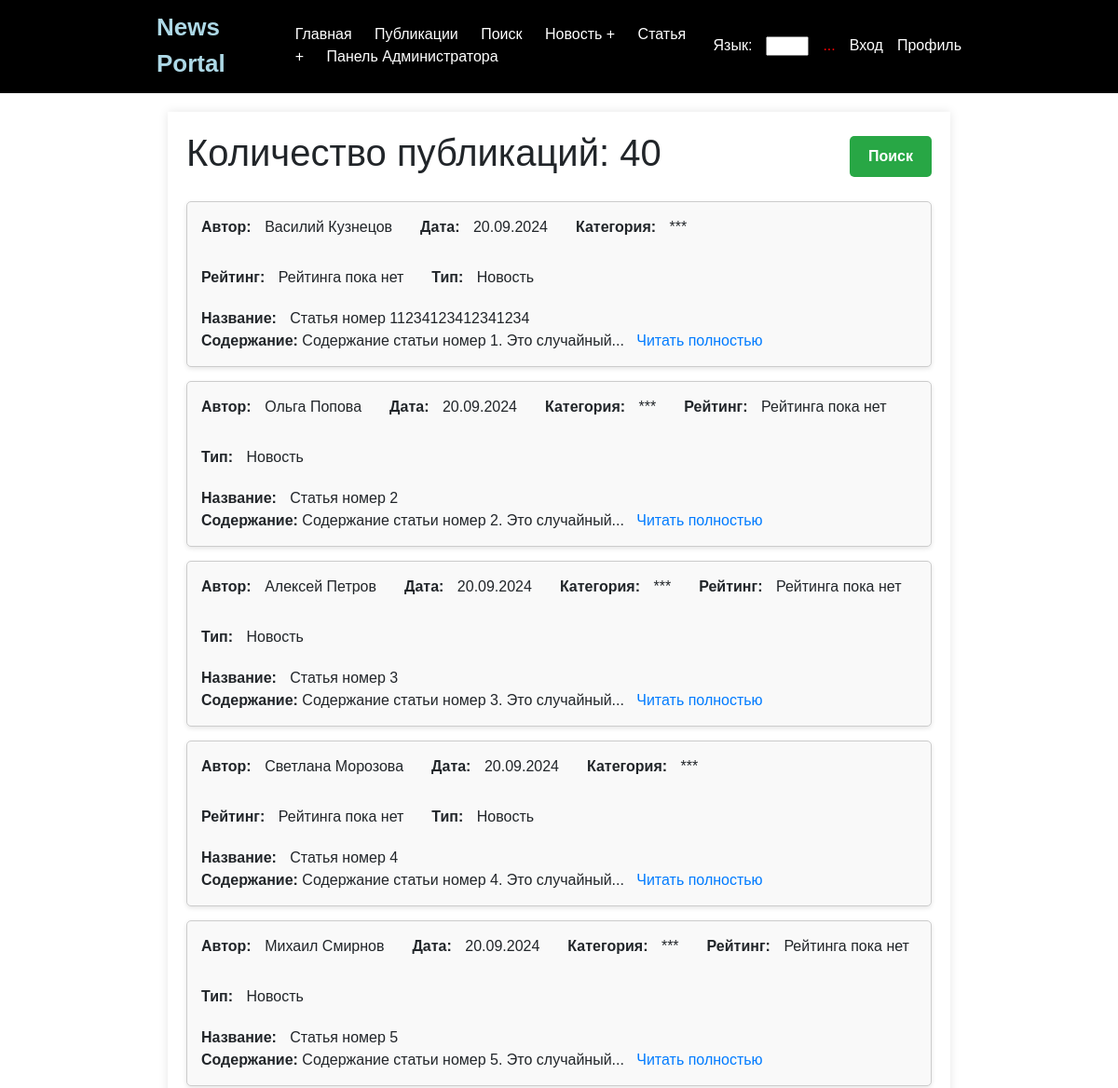
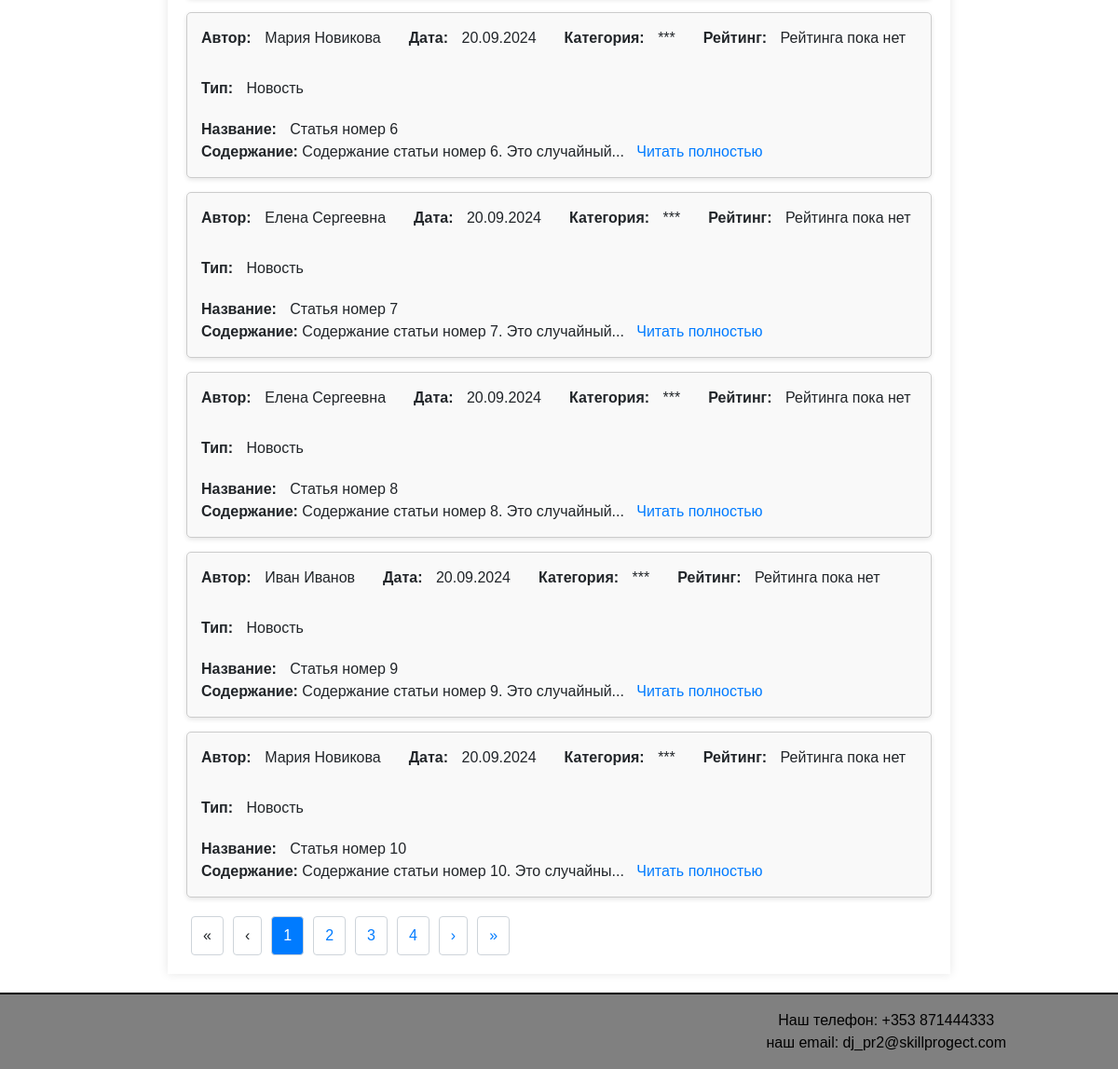
The page /news/ on the database as committed earlier (2 pictures, top to bottom).
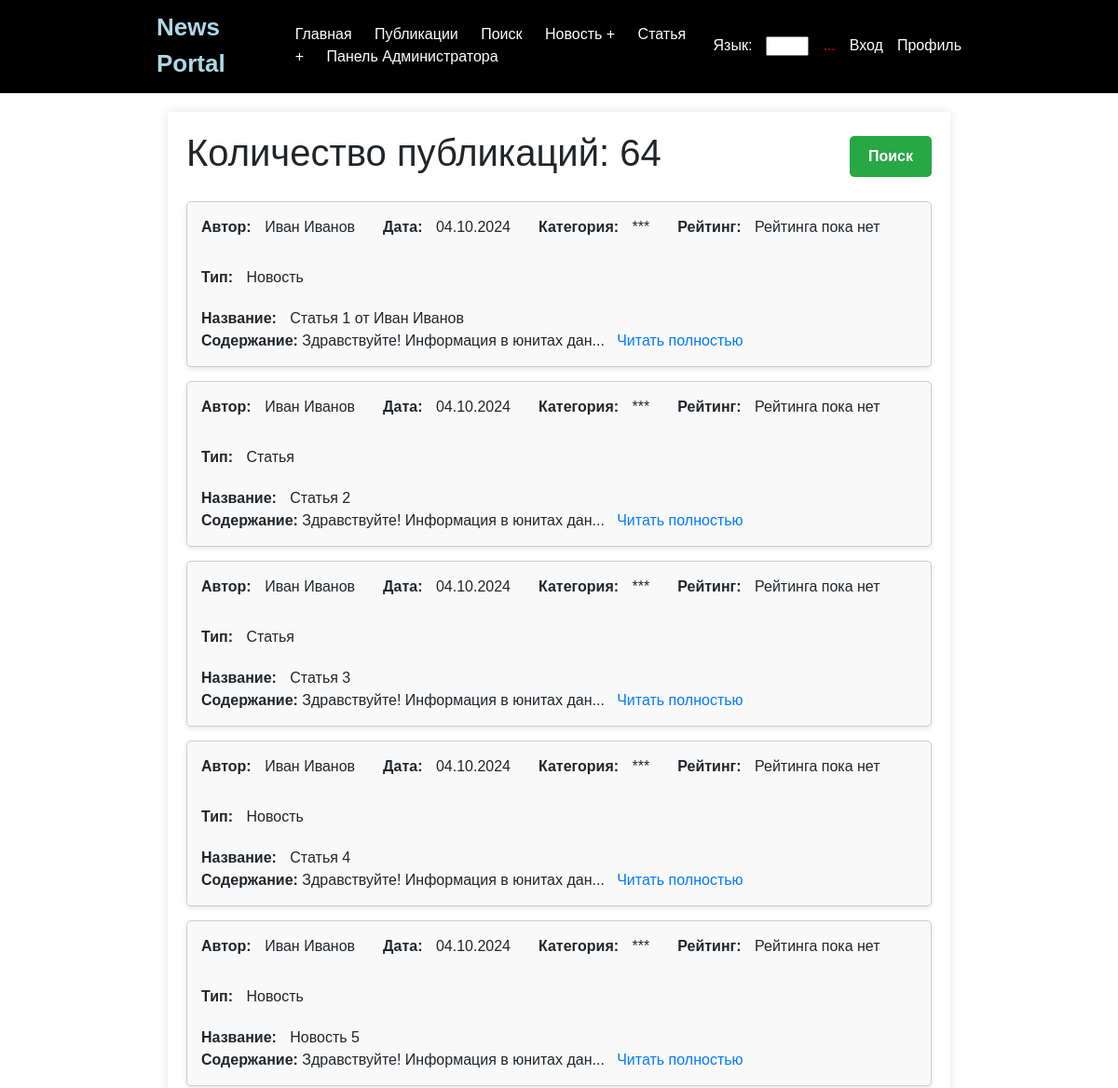
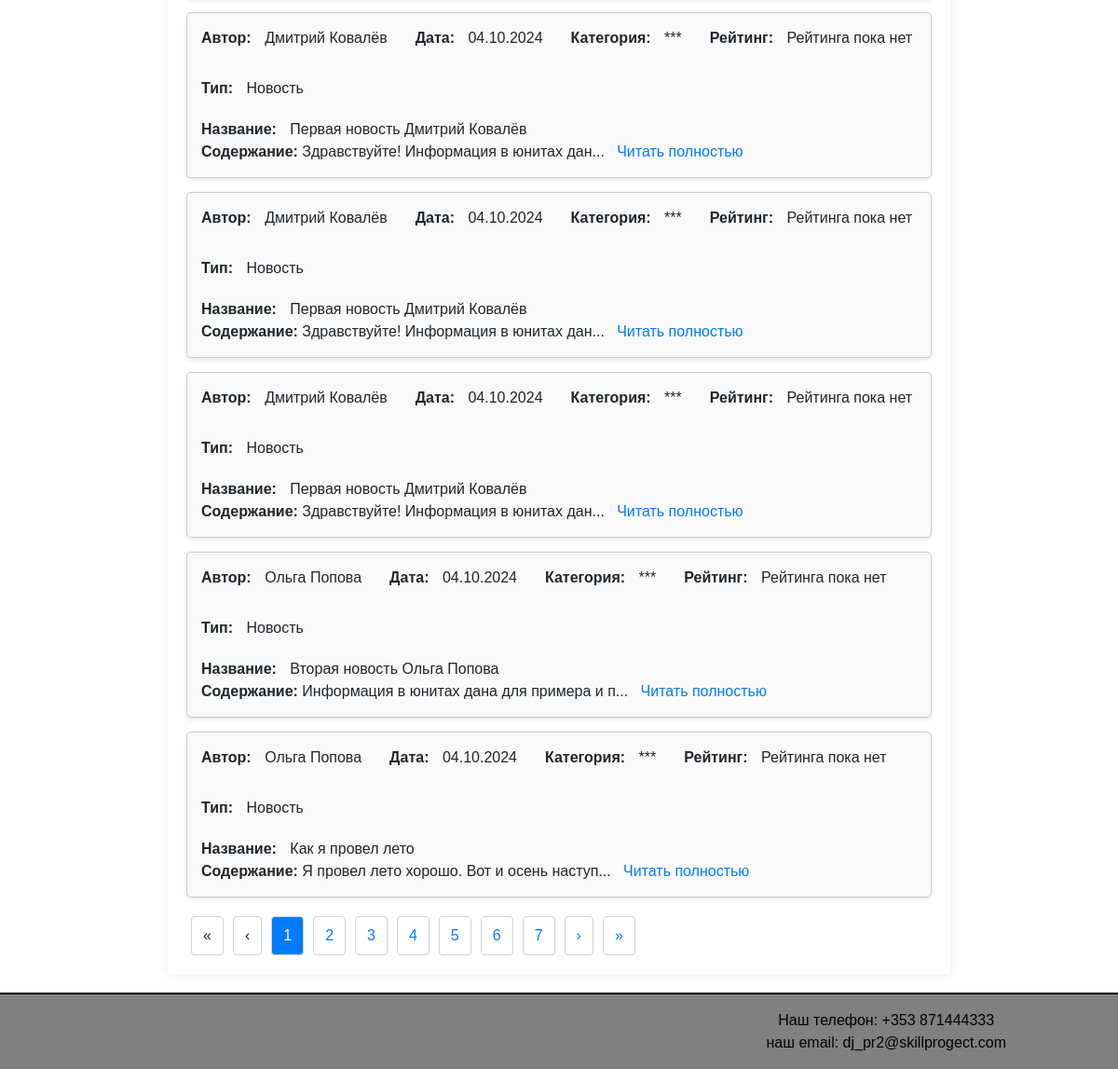
The same page on the database as committed later (2 pictures, top to bottom).
### news/models.py (models this page shows, shortened)
class Article(models.Model):
    title = models.CharField(max_length=200)
    content = models.TextField()
    publication_date = models.DateField()
    author_profile = models.ForeignKey(Profile, on_delete=models.CASCADE, default=9)
    article_type = models.BooleanField(default=False)
    category = models.ForeignKey(Category, on_delete=models.SET_NULL, null=True, blank=True)
    rating = models.ForeignKey(Rating, on_delete=models.SET_NULL, null=True, blank=True)

class Profile(models.Model):
    user = models.OneToOneField(User, on_delete=models.CASCADE)

### news/views.py (the view)
# urls.py: path('news/', views.article_list, name='article_list'),
def article_list(request):
    articles = Article.objects.all().order_by('-publication_date')
    paginator = Paginator(articles, 10)
    page_number = request.GET.get('page')
    try:
        page_obj = paginator.get_page(page_number)
    except PageNotAnInteger:
        page_obj = paginator.get_page(1)
    except EmptyPage:
        page_obj = paginator.get_page(paginator.num_pages)
    total_count = articles.count()
    return render(request, 'news/article_list.html', {
        'page_obj': page_obj,
        'total_count': total_count
    })

### news/templatetags/censor_filters.py (called while the page is built)
@register.filter
def censor(value):
    if not isinstance(value, str):
        raise ValueError('Filter can only be applied to strings')
    def replace_word(match):
        word = match.group()
        if word.lower() in PROHIBITED_WORDS:
            return word[0] + '*' * (len(word) - 1)
        return word
    pattern = r'\b(?:' + '|'.join(re.escape(word) for word in PROHIBITED_WORDS) + r')\b'
    censored_text = re.sub(pattern, replace_word, value, flags=re.IGNORECASE)
    return censored_text

### news/templates/news/article_list.html (shortened to what this page needs)
{% extends 'news/default.html' %}
{% load static %}
{% load censor_filters %}
{% block content %}
    <link rel="stylesheet" href="{% static 'css/styles.css' %}">
    <div class="header-container">
        <h1>Количество публикаций: {{ total_count }}</h1>
        <a href="{% url 'article_search' %}" class="search-button">Поиск</a>
    </div>
    <ul class="result-list">
        {% for article in page_obj %}
            <li class="result-item">
                <div class="result-details">
                    <div><strong class="label">Автор:</strong> <span class="author">{{ article.author_profile.user.first_name }} {{ article.author_profile.user.last_name }}</span></div>
                    <div><strong class="label">Дата:</strong> <span class="date">{{ article.publication_date|date:"d.m.Y" }}</span></div>
                    <div><strong class="label">Категория:</strong> <span class="category">***</span></div>
                    <div><strong class="label">Рейтинг:</strong> <span class="title">Рейтинга пока нет</span></div>
                    <div><strong class="label">Тип:</strong>
                        <span class="title">{{ article.article_type|yesno:"Новость,Статья" }}</span>
                    </div>
                </div>
                <div class="result-content">
                    <div><strong class="label">Название:</strong> <span class="title">{{ article.title|censor }}</span></div>
                    <span><strong>Содержание:</strong> {{ article.content|slice:":40" }}...&nbsp;&nbsp;&nbsp;<a href="{% url 'article_detail' article.id %}">Читать полностью</a></span>
                </div>
            </li>
        {% empty %}
            <p>Публикаций пока нет.</p>
        {% endfor %}
    </ul>
    {% if page_obj.has_other_pages %}
        <div class="pagination">
            {% if page_obj.has_previous %}
                <a href="?page=1" title="Первая страница">«</a>
                <a href="?page={{ page_obj.previous_page_number }}" title="Предыдущая страница">‹</a>
            {% else %}
                <span class="disabled">«</span>
                <span class="disabled">‹</span>
            {% endif %}
            {% for num in page_obj.paginator.page_range %}
                {% if page_obj.number == num %}
                    <span class="current">{{ num }}</span>
                {% else %}
                    <a href="?page={{ num }}">{{ num }}</a>
                {% endif %}
            {% endfor %}
            {% if page_obj.has_next %}
                <a href="?page={{ page_obj.next_page_number }}" title="Следующая страница">›</a>
                <a href="?page={{ page_obj.paginator.num_pages }}" title="Последняя страница">»</a>
            {% else %}
                <span class="disabled">›</span>
                <span class="disabled">»</span>
            {% endif %}
        </div>
    {% endif %}
{% endblock %}

Rows that differ between the two databases and show on the page:
no longer on this page (row unchanged): Article: author_profile.user.first_name "Василий", author_profile.user.last_name "Кузнецов", publication_date "20.09.2024", article_type "Новость", title|censor "Статья номер 11234123412341234", content "Содержание статьи номер 1. Это случайный"
no longer on this page (row unchanged): Article: author_profile.user.first_name "Ольга", author_profile.user.last_name "Попова", publication_date "20.09.2024", article_type "Новость", title|censor "Статья номер 2", content "Содержание статьи номер 2. Это случайный"
no longer on this page (row unchanged): Article: author_profile.user.first_name "Алексей", author_profile.user.last_name "Петров", publication_date "20.09.2024", article_type "Новость", title|censor "Статья номер 3", content "Содержание статьи номер 3. Это случайный"
no longer on this page (row unchanged): Article: author_profile.user.first_name "Светлана", author_profile.user.last_name "Морозова", publication_date "20.09.2024", article_type "Новость", title|censor "Статья номер 4", content "Содержание статьи номер 4. Это случайный"
no longer on this page (row unchanged): Article: author_profile.user.first_name "Михаил", author_profile.user.last_name "Смирнов", publication_date "20.09.2024", article_type "Новость", title|censor "Статья номер 5", content "Содержание статьи номер 5. Это случайный"
no longer on this page (row unchanged): Article: author_profile.user.first_name "Мария", author_profile.user.last_name "Новикова", publication_date "20.09.2024", article_type "Новость", title|censor "Статья номер 6", content "Содержание статьи номер 6. Это случайный"
no longer on this page (row unchanged): Article: author_profile.user.first_name "Елена", author_profile.user.last_name "Сергеевна", publication_date "20.09.2024", article_type "Новость", title|censor "Статья номер 7", content "Содержание статьи номер 7. Это случайный"
no longer on this page (row unchanged): Article: author_profile.user.first_name "Елена", author_profile.user.last_name "Сергеевна", publication_date "20.09.2024", article_type "Новость", title|censor "Статья номер 8", content "Содержание статьи номер 8. Это случайный"
no longer on this page (row unchanged): Article: author_profile.user.first_name "Иван", author_profile.user.last_name "Иванов", publication_date "20.09.2024", article_type "Новость", title|censor "Статья номер 9", content "Содержание статьи номер 9. Это случайный"
no longer on this page (row unchanged): Article: author_profile.user.first_name "Мария", author_profile.user.last_name "Новикова", publication_date "20.09.2024", article_type "Новость", title|censor "Статья номер 10", content "Содержание статьи номер 10. Это случайны"
added Article: author_profile.user.first_name "Иван", author_profile.user.last_name "Иванов", publication_date "04.10.2024", article_type "Новость", title|censor "Статья 1 от Иван Иванов", content "Здравствуйте! Информация в юнитах дан"
added Article: author_profile.user.first_name "Иван", author_profile.user.last_name "Иванов", publication_date "04.10.2024", article_type "Статья", title|censor "Статья 2", content "Здравствуйте! Информация в юнитах дан"
added Article: author_profile.user.first_name "Иван", author_profile.user.last_name "Иванов", publication_date "04.10.2024", article_type "Статья", title|censor "Статья 3", content "Здравствуйте! Информация в юнитах дан"
added Article: author_profile.user.first_name "Иван", author_profile.user.last_name "Иванов", publication_date "04.10.2024", article_type "Новость", title|censor "Статья 4", content "Здравствуйте! Информация в юнитах дан"
added Article: author_profile.user.first_name "Иван", author_profile.user.last_name "Иванов", publication_date "04.10.2024", article_type "Новость", title|censor "Новость 5", content "Здравствуйте! Информация в юнитах дан"
added Article: author_profile.user.first_name "Дмитрий", author_profile.user.last_name "Ковалёв", publication_date "04.10.2024", article_type "Новость", title|censor "Первая новость Дмитрий Ковалёв", content "Здравствуйте! Информация в юнитах дан"
added Article: author_profile.user.first_name "Дмитрий", author_profile.user.last_name "Ковалёв", publication_date "04.10.2024", article_type "Новость", title|censor "Первая новость Дмитрий Ковалёв", content "Здравствуйте! Информация в юнитах дан"
added Article: author_profile.user.first_name "Дмитрий", author_profile.user.last_name "Ковалёв", publication_date "04.10.2024", article_type "Новость", title|censor "Первая новость Дмитрий Ковалёв", content "Здравствуйте! Информация в юнитах дан"
added Article: author_profile.user.first_name "Ольга", author_profile.user.last_name "Попова", publication_date "04.10.2024", article_type "Новость", title|censor "Вторая новость Ольга Попова", content "Информация в юнитах дана для примера и п"
added Article: author_profile.user.first_name "Ольга", author_profile.user.last_name "Попова", publication_date "04.10.2024", article_type "Новость", title|censor "Как я провел лето", content "Я провел лето хорошо. Вот и осень наступ"
Other text that changed with them:
{{ total_count }}: "40" → "64"
new list line: "5"
new list line: "6"
new list line: "7"
